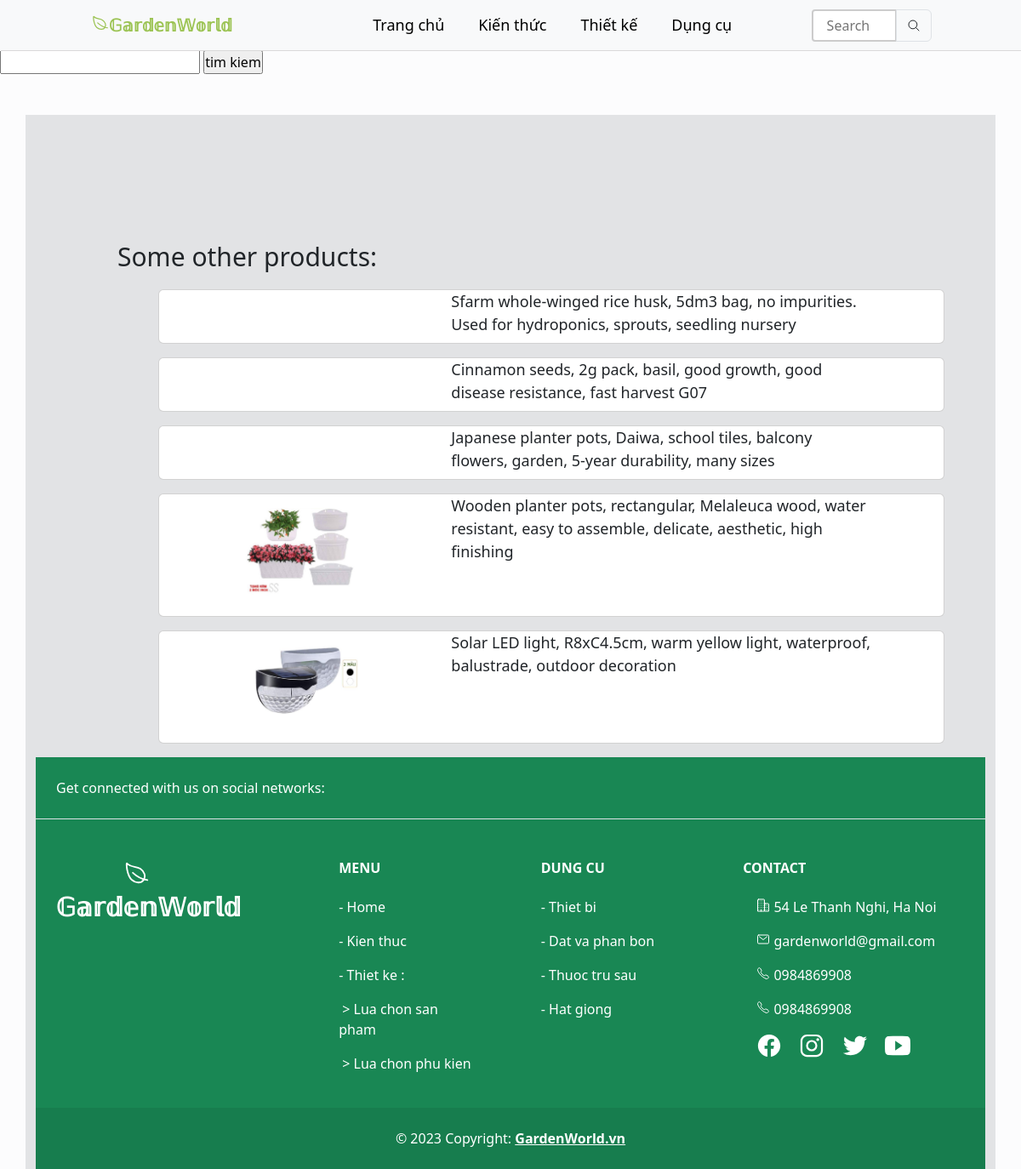
/Front-End/View/ProductDetail.php, run on the app's committed database.
### tables this page shows
CREATE TABLE product
(
	product_id int auto_increment primary key,
    product_name varchar(255),
    product_imt varchar(255),
    product_type_id int ,
    FOREIGN KEY (product_type_id) REFERENCES product_type(product_type_id)
);

CREATE TABLE product_img
(
	product_img_id int auto_increment primary key,
    product_id int,
    product_img varchar(255),
    FOREIGN KEY (product_id) REFERENCES product(product_id)
);

### Front-End/View/ProductDetail.php (the view, shortened to what this page needs)
<?php
include "/xampp/htdocs/e-project1/Config/head.php";
include "/xampp/htdocs/e-project1/Config/conn.php";
?>
<div class="container bg-secondary-subtle">
    <div class="row m-5 p-5 ">
</div>
<div class= " container mx-5 px-5">
    <p style="font-size:30px">Some other products: </p>
    <?php
    $sql3 = "SELECT * FROM product ORDER BY RAND() LIMIT 5";
    $result3 = mysqli_query($conn, $sql3);
    if (mysqli_num_rows($result3) > 0) {
        while ($product = mysqli_fetch_assoc($result3)) {
            $productID = $product['product_id'];
            $sql4 = "SELECT * FROM product_img Where product_id = '$productID'";
            $result4 = mysqli_query($conn, $sql4);
            $product_img = mysqli_fetch_assoc($result4)
    ?>
            <article class="card mb-3 px-2 mx-5" style="max-height:200px">
                <a href="ProductDetail.php?product_id=<?php echo $product['product_id']?>" class="card-link nav-link ">
                    <div class="row px-5 mx-3">
                        <figure class=" col-sm-4">
                            <img style="max-width: 150px; max-height:150px" alt="" src="../../Admin/img/<?php echo $product_img['product_img']; ?>" class="w-1 mt-2 mx-2 mt-3 px-2">
                        </figure>
                        <div class="col-sm-8">
                            <p class="card-title"><?php echo $product['product_name']; ?></p>
                        </div>
                    </div>
                </a>
            </article>
    <?php
        }
    }
    ?>
</div>
<?php include "/xampp/htdocs/e-project1/Config/footer.php" ?>

### Config/head.php (shortened to what this page needs)
<!DOCTYPE html>
<html lang="en">
<head>
    <link href="https://cdn.jsdelivr.net/npm/bootstrap@5.3.0-alpha1/dist/css/bootstrap.min.css" rel="stylesheet" />
    <link rel="stylesheet" href="../../Config/css/style.css">
    <link rel="stylesheet" type="text/css" href="/e-project1/Config/css/style.css">
    <link rel="stylesheet" type="text/css" href="/e-project1/Config/css/title.css">
</head>
<body class="bg-light-subtle">
    <nav class="navbar navbar-expand-lg bg-body-tertiary d-flex" id="navbar">
        <div class="container-fluid">
            <a class="navbar-brand logo1 me-lg-5" href="HomePage.php" style="color: rgb(155, 195, 82)">
                <span class="ms-lg-5" style="font-weight:bold;">
                    <ion-icon name="leaf-outline" class="ms-lg-5"></ion-icon>𝔾𝕒𝕣𝕕𝕖𝕟𝕎𝕠𝕣𝕝𝕕
                </span>
            </a>
            <div class="collapse navbar-collapse" id="navbarSupportedContent">
                <ul class="navbar-nav mb-2 mb-lg-0 flex-wrap ms-auto me-auto ">
                    <li class="nav-item ms-4">
                        <a class="nav-link active" aria-current="page" href="HomePage.php">
                            Trang chủ</a>
                    </li>
                    <li class="nav-item ms-4 dropdown">
                        <a class="nav-link active " href="#" role="button" data-bs-toggle="dropdown" aria-expanded="false">
                            Kiến thức
                        </a>
                    </li>
                    <li class="nav-item ms-4 dropdown">
                        <a class="nav-link active " href="#" role="button" data-bs-toggle="dropdown" aria-expanded="false">
                            Thiết kế
                        </a>
                    </li>
                    <li class="nav-item ms-4 dropdown">
                        <a class="nav-link active " href="#" role="button" data-bs-toggle="dropdown" aria-expanded="false">
                            Dụng cụ
                        </a>
                    </li>
                </ul>
                <div class="nav navbar-nav  me-auto searchLg">
                    <form class="nav-item input-group">
                        <input type="text" aria-describedby="basic-addon1" name="search" id="search" class="search" placeholder="Search">
                        <span type="submit  " onclick="getfocus()" class="input-group-text me-2" id="basic-addon1"><ion-icon name="search-outline"></ion-icon></span>
                    </form>
                </div>
            </div>
        </div>
    </nav>
    <form method="post" action="search.php">
        <input type="text" name="noidung">
        <input type="submit" name="timkiem" value="tim kiem">
    </form>

### Config/footer.php (shortened to what this page needs)
</body>
<footer class="text-center text-lg-start bg-success text-white">
    <section class="d-flex justify-content-center justify-content-lg-between p-4 border-bottom">
        <div class="me-5 d-none d-lg-block">
            <span>Get connected with us on social networks:</span>
        </div>
        <div>
        </div>
    </section>
    <section class="">
        <div class="container-flud text-center text-md-start mt-5">
            <div class="row mt-3">
                <div class="col-md-3 col-lg-4 col-xl-3 mx-auto mb-4">
                    <h6 class="fw-bold mb-4">
                        <span class="ms-lg-3 text-left" style="font-size:30px;">
                            <ion-icon name="leaf-outline" class="ms-lg-5"></ion-icon>𝔾𝕒𝕣𝕕𝕖𝕟𝕎𝕠𝕣𝕝𝕕
                        </span>
                    </h6>
                </div>
                <div class="col-md-2 col-lg-2 col-xl-2 mx-auto mb-4">
                    <h6 class="text-uppercase fw-bold mb-4">
                        menu
                    </h6>
                    <p id="link">
                        <a href="#" class="text-reset" id="link">- Home</a>
                    </p>
                    <p id="link">
                        <a href="#!" class="text-reset" id="link">- Kien thuc</a>
                    </p>
                    <p>
                        - Thiet ke :
                    <p>
                    <p id="link">
                        <a href="#!" class="text-reset px-1" id="link"> > Lua chon san pham</a>
                    </p>
                    <p id="link">
                        <a href="#!" class="text-reset px-1" id="link"> > Lua chon phu kien</a>
                    </p>
                </div>
                <div class="col-md-3 col-lg-2 col-xl-2 mx-auto mb-4">
                    <h6 class="text-uppercase fw-bold mb-4">
                        DUng cu
                    </h6>
                    <p id="link">
                        <a href="#!" class="text-reset" id="link">- Thiet bi</a>
                    </p>
                    <p id="link">
                        <a href="#!" class="text-reset" id="link">- Dat va phan bon</a>
                    </p>
                    <p id="link">
                        <a href="#!" class="text-reset" id="link">- Thuoc tru sau</a>
                    </p>
                    <p id="link">
                        <a href="#!" class="text-reset" id="link">- Hat giong</a>
                    </p>
                </div>
                <div class="col-md-4 col-lg-3 col-xl-3 mx-auto mb-md-0 mb-4">
                    <h6 class="text-uppercase fw-bold mb-4">Contact</h6>
                    <p><i class="fas fa-home me-3 text-secondary"></i><ion-icon name="business-outline"></ion-icon> 54 Le Thanh Nghi, Ha Noi</p>
                    <p> <a href="mailto:toando2408@gmail.com" id="contact">
                            <i class="fas fa-envelope me-3 text-secondary"></i><ion-icon name="mail-outline"></ion-icon>
                            gardenworld@gmail.com
                    </p></a>
                    <p><a href="tel:0984869908" id="contact"><i class="fas fa-print me-3 text-secondary"></i><ion-icon name="call-outline"></ion-icon> 0984869908</a></p>
                    <p><a href="tel:0984869908" id="contact"><i class="fas fa-print me-3 text-secondary"></i><ion-icon name="call-outline"></ion-icon> 0984869908</a></p>
                    <p>
                        <a href="https://www.facebook.com/toandv2408" target="_blank" style="color: white;"><i class="fas fa-print me-3 text-secondary"></i><ion-icon id="fb" name="logo-facebook" style="font-size:30px;"></ion-icon></a>
                        <a href="https://www.instagram.com/toandv.2408/" target="_blank" style="color: white;"><i class="fas fa-print me-3 text-secondary"></i><ion-icon id="ins" name="logo-instagram" style="font-size:30px;"></ion-icon></a>
                        <a href="https://twitter.com/Toandv2408" target="_blank" style="color: white;"><i class="fas fa-print me-3 text-secondary"></i><ion-icon id="twitter" name="logo-twitter" style="font-size:30px;"></ion-icon></a>
                        <a href="https://www.youtube.com/channel/UCwNr84m_ATZNSyklo2MQbtw" target="_blank" style="color: white;"><i class="fas fa-print me-3 text-secondary"></i><ion-icon id="ytb" name="logo-youtube" style="font-size:30px;"></ion-icon></a>
                        <br>
                    </p>
                </div>
            </div>
        </div>
    </section>
    <div class="text-center p-4" style="background-color: rgba(0, 0, 0, 0.075);">
        © 2023 Copyright:
        <a href="gardenworld.com" class="text-reset fw-bold">GardenWorld.vn</a>
    </div>
</footer>

### Config/css/style.css (style rules this page uses)
* { padding: 0; margin: 0; box-sizing: border-box; }
nav { box-shadow: 1px 1px #dad9d9; background-color: white; }
.nav-link { font-size: large; font-weight: 500; }
#navbar { display: flex; justify-content: space-between; }
.search { width: 100px; box-sizing: border-box; border: 2px solid #ccc; border-radius: 4px; font-size: 16px; background-color: white; background-position: 10px 10px; background-repeat: no-repeat; padding: 5px 16px 5px 16px; -webkit-transition: width 0.4s ease-in-out; transition: width 0.4s ease-in-out; }
.dropdown { position: relative; display: inline-block; }
#link:link { color: white; text-decoration: none; }
#contact:link { color: white; text-decoration: none; }

### Config/css/title.css (style rules this page uses)
img { width: 90%; height: NaN; }

### Front-End/View/ProductDetail.php (style rules this page uses)
* { margin: 0; padding: 0; box-sizing: border-box; }
img { border-radius: 10px; }

### data on the page
product: product_name "Sfarm whole-winged rice husk, 5dm3 bag, no impurities. Used for hydroponics, sprouts, seedling nursery"
product: product_name "Cinnamon seeds, 2g pack, basil, good growth, good disease resistance, fast harvest G07"
product: product_name "Japanese planter pots, Daiwa, school tiles, balcony flowers, garden, 5-year durability, many sizes"
product: product_img.product_img (picture), product_name "Wooden planter pots, rectangular, Melaleuca wood, water resistant, easy to assemble, delicate, aesthetic, high finishing"
product: product_img.product_img (picture), product_name "Solar LED light, R8xC4.5cm, warm yellow light, waterproof, balustrade, outdoor decoration"
